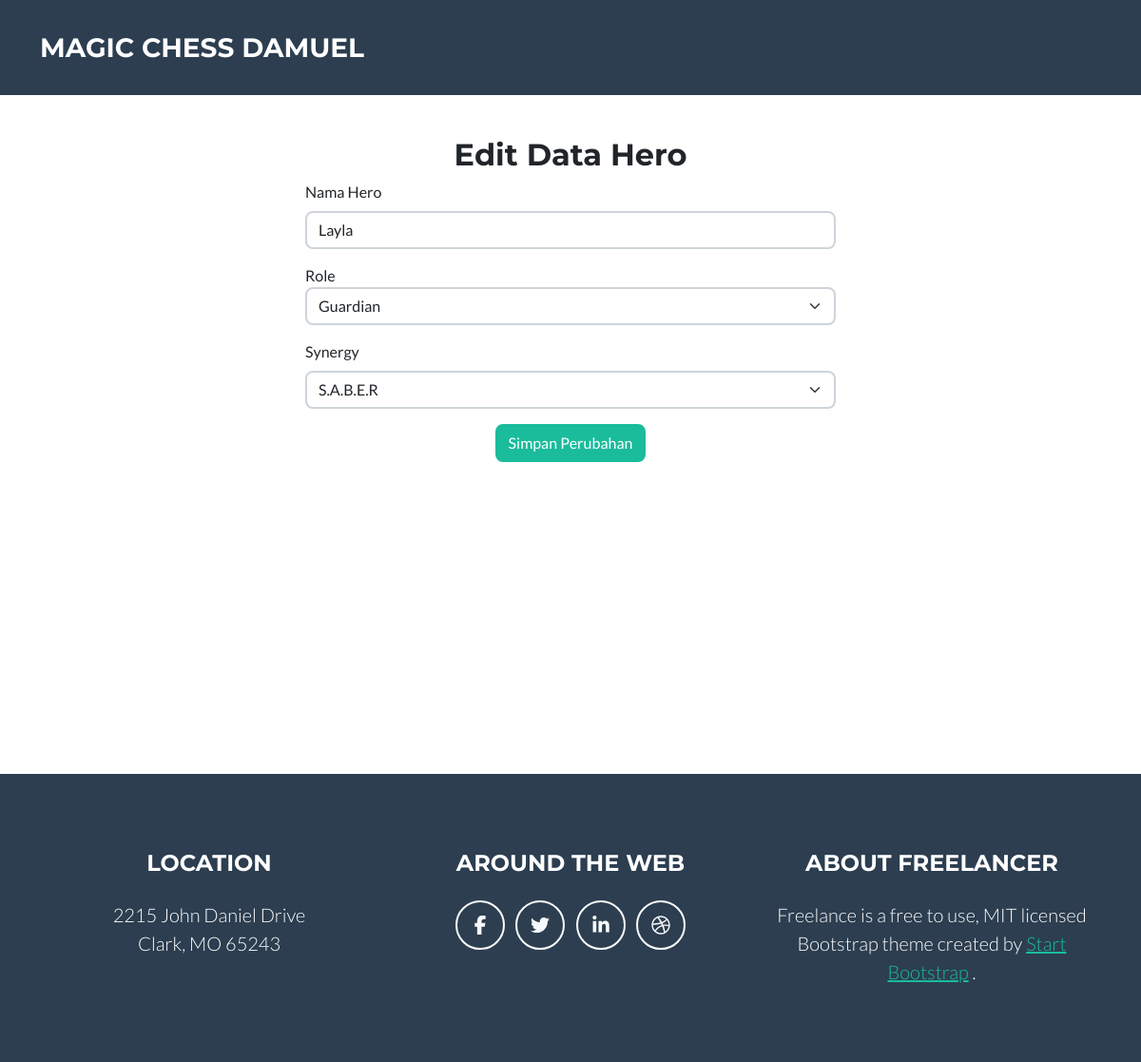
Screenshot of /Hero/hero_edit/6 with the database file from the repository.
### tables this page shows
CREATE TABLE `hero` (
  `id` int(255) NOT NULL,
  `nama_hero` varchar(50) NOT NULL,
  `role` int(50) NOT NULL,
  `synergy` int(40) NOT NULL
);

### application/controllers/Hero.php (called while the page is built, shortened)
<?php
class Hero extends CI_Controller
{
    public function __construct()
	{
		$this->load->model('Mahasiswa_model');
		$this->load->model('Prodi_model');
		$this->load->model('User_model');
        $this->load->model('Hero_model');
	}
public function hero_edit($id)
{
    $data['judul'] = "Halaman Edit Hero";
    $data['hero'] = $this->Hero_model->get_hero_by_id($id);
    $this->form_validation->set_rules('nama_hero', 'Nama Hero', 'required', [
        'required' => 'Nama Hero Wajib di isi'
    ]);
    $this->form_validation->set_rules('role', 'Role', 'required', [
        'required' => 'Role Wajib di isi'
    ]);
    $this->form_validation->set_rules('synergy', 'Synergy', 'required', [
        'required' => 'Synergy Wajib di isi'
    ]);
    if ($this->form_validation->run() == false) {
        $this->load->view("layout/header2");
        $this->load->view("hero/vw_ubah_hero", $data);
        $this->load->view("layout/footer");
    }
}
}

### index.php (called while the page is built, shortened)
<?php
require_once BASEPATH.'core/CodeIgniter.php';

### application/models/Hero_model.php (called while the page is built, shortened)
<?php
class Hero_model extends CI_Model
{
    public function get_hero_by_id($id) {
        $this->db->where('id', $id);
        $query = $this->db->get('hero');
        if ($query !== false && $query->num_rows() > 0) {
            $row = $query->row();
            $hero = [
                'id' => $row->id,
                'nama_hero' => $row->nama_hero,
                'role' => $row->role,
                'synergy' => $row->synergy,
            ];
            return $hero;
        }
        return null;
    }
}

### application/views/hero/vw_ubah_hero.php (the view, shortened to what this page needs)
<div class="container">
    <h2 class="mt-5 text-center">Edit Data Hero</h2>
    <form action="" method="post">
        <div class="mb-3 col-6 mx-auto">
            <label for="nama_hero" class="form-label">Nama Hero</label>
            <input type="text" class="form-control" id="nama_hero" name="nama_hero" value="<?= set_value('nama_hero', $hero['nama_hero']) ?>">
        </div>
        <div class="mb-3 col-6 mx-auto">
            <label for="role" class a="form-label">Role</label>
            <select class="form-select" id="role" name="role">
                <option value="6" <?php if ($hero['role'] == 6) echo 'selected'; ?>>Guardian</option>
            </select>
        </div>
        <div class="mb-3 col-6 mx-auto">
            <label for="synergy" class="form-label">Synergy</label>
            <select class="form-select" id="synergy" name="synergy">
                <option value="4" <?php if ($hero['synergy'] == 4) echo 'selected'; ?>>S.A.B.E.R</option>
            </select>
        </div>
        <div class="mb-3 col-6 mx-auto text-center">
            <button type="submit" class="btn btn-primary">Simpan Perubahan</button>
        </div>
    </form>
</div>

### rows the page displays
hero: nama_hero "Layla", role "Guardian", synergy "S.A.B.E.R"
